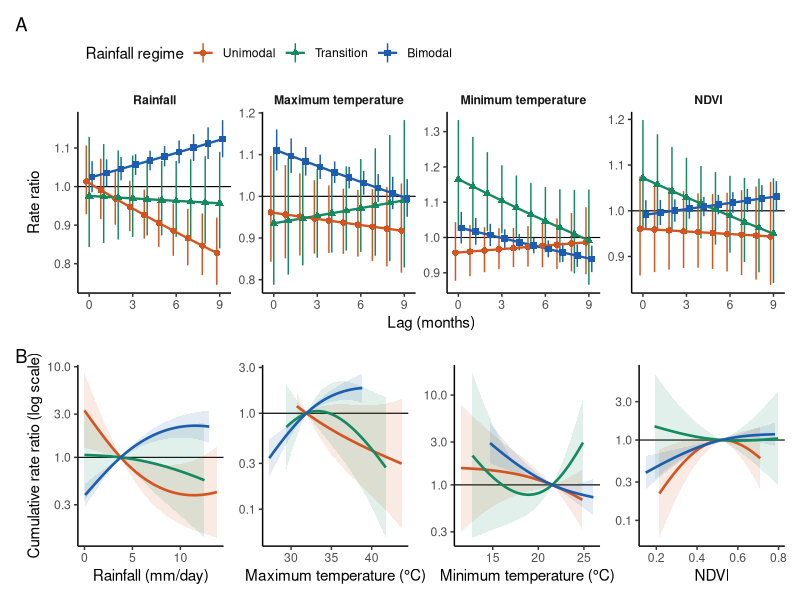
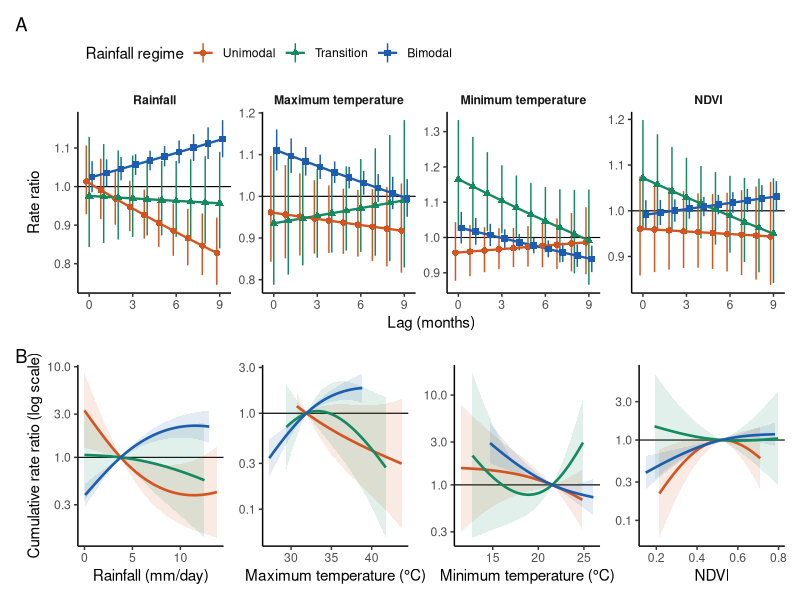
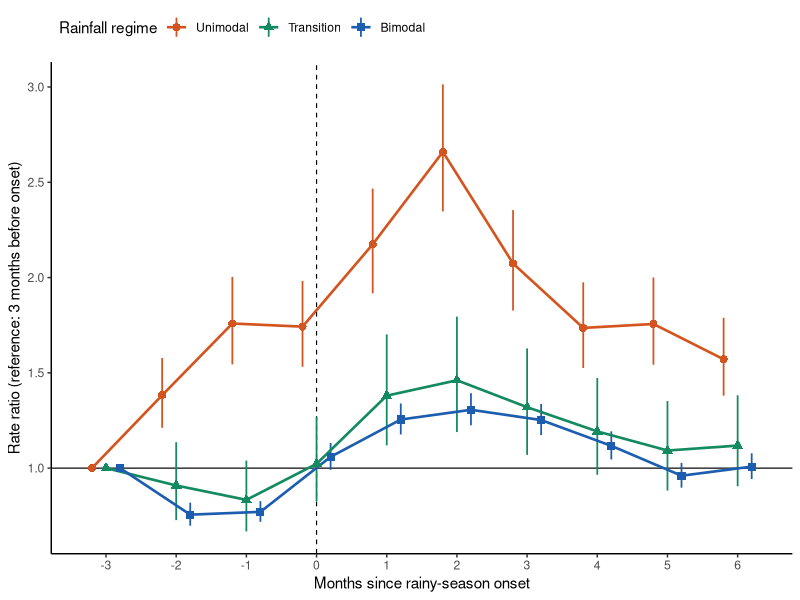
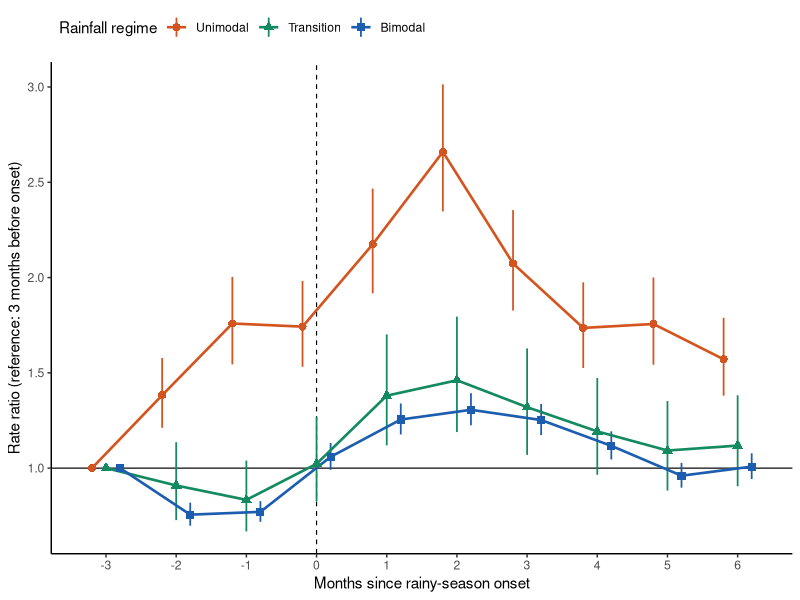

Recreate these plots in R, in order.
# Figures 8 and 9 (Results, sections 3.7 and 3.8). Run after analysis/regime_onset.R.
#   Fig 8: (A) lag-specific rate ratios at the national 90th percentile versus the median, by rainfall regime;
#          (B) cumulative exposure-response over lags 0-9 by regime.
#   Fig 9: event-study rate ratios by months since rainy-season onset, by regime (one axis).
suppressPackageStartupMessages({ library(readr); library(dplyr); library(ggplot2); library(patchwork) })
REG_COL <- c(Unimodal = "#D4541F", Transition = "#138A5F", Bimodal = "#1C5DAF")   # as in Figs 3-4
REG_SH  <- c(Unimodal = 16, Transition = 17, Bimodal = 15)
LAB <- c(rainfall = "Rainfall", tmax = "Maximum temperature", tmin = "Minimum temperature", ndvi = "NDVI")
XLAB <- c(rainfall = "Rainfall (mm/day)", tmax = "Maximum temperature (°C)", tmin = "Minimum temperature (°C)", ndvi = "NDVI")
th <- theme_classic(base_size = 11) + theme(strip.background = element_blank(), strip.text = element_text(face = "bold"),
                                            legend.position = "top", legend.justification = "left")
save_fig <- function(p, name, w, h) {
  ggsave(file.path("figures", paste0(name, ".png")), p, width = w, height = h, dpi = 300, bg = "white")
  ggsave(file.path("figures", paste0(name, ".pdf")), p, width = w, height = h, device = cairo_pdf, bg = "white")
}
tc <- function(x) factor(tools::toTitleCase(x), levels = names(REG_COL))
dg <- position_dodge(width = 0.6)

lc <- read_csv("analysis/output/regime_lag_curves.csv", show_col_types = FALSE) |> filter(group %in% c("unimodal", "transition", "bimodal")) |>
  mutate(regime = tc(group), variable = factor(LAB[variable], levels = LAB))
pA <- ggplot(lc, aes(lag, RR, colour = regime, shape = regime)) + geom_hline(yintercept = 1, linewidth = 0.4) +
  geom_linerange(aes(ymin = lo, ymax = hi), position = dg, linewidth = 0.5) +
  geom_line(position = dg, linewidth = 0.8) + geom_point(position = dg, size = 1.9) +
  facet_wrap(~ variable, nrow = 1, scales = "free_y") +
  scale_colour_manual(values = REG_COL, name = "Rainfall regime") + scale_shape_manual(values = REG_SH, name = "Rainfall regime") +
  scale_x_continuous(breaks = seq(0, 9, 3)) + labs(x = "Lag (months)", y = "Rate ratio", tag = "A") + th
cc <- read_csv("analysis/output/regime_cumulative_curves.csv", show_col_types = FALSE) |> filter(group %in% c("unimodal", "transition", "bimodal")) |>
  mutate(regime = tc(group))
pB <- wrap_plots(lapply(names(LAB), function(v) {
  ggplot(filter(cc, variable == v), aes(x, RR, colour = regime, fill = regime)) + geom_hline(yintercept = 1, linewidth = 0.4) +
    geom_ribbon(aes(ymin = lo, ymax = hi), alpha = 0.12, colour = NA) + geom_line(linewidth = 0.9) +
    scale_colour_manual(values = REG_COL, guide = "none") + scale_fill_manual(values = REG_COL, guide = "none") +
    scale_y_log10() +
    labs(x = XLAB[[v]], y = if (v == "rainfall") "Cumulative rate ratio (log scale)" else NULL, tag = if (v == "rainfall") "B" else NULL) +
    theme_classic(base_size = 11)
}), nrow = 1)
save_fig(pA / pB + plot_layout(heights = c(1, 1)), "Fig8", 11, 7)

ev <- read_csv("analysis/output/onset_event_study.csv", show_col_types = FALSE) |> mutate(regime = tc(regime))
ev <- bind_rows(ev, tibble(regime = factor(names(REG_COL), levels = names(REG_COL)), k = -3L, RR = 1, lo = 1, hi = 1))
p9 <- ggplot(ev, aes(k, RR, colour = regime, shape = regime)) + geom_hline(yintercept = 1, linewidth = 0.4) +
  geom_vline(xintercept = 0, linetype = "dashed", linewidth = 0.4) +
  geom_linerange(aes(ymin = lo, ymax = hi), position = dg, linewidth = 0.6) +
  geom_line(position = dg, linewidth = 0.9) + geom_point(position = dg, size = 2.4) +
  scale_colour_manual(values = REG_COL, name = "Rainfall regime") + scale_shape_manual(values = REG_SH, name = "Rainfall regime") +
  scale_x_continuous(breaks = -3:6) + labs(x = "Months since rainy-season onset", y = "Rate ratio (reference: 3 months before onset)") + th
save_fig(p9, "Fig9", 7.5, 4.8)
cat("saved figures/Fig8 and Fig9\n")
